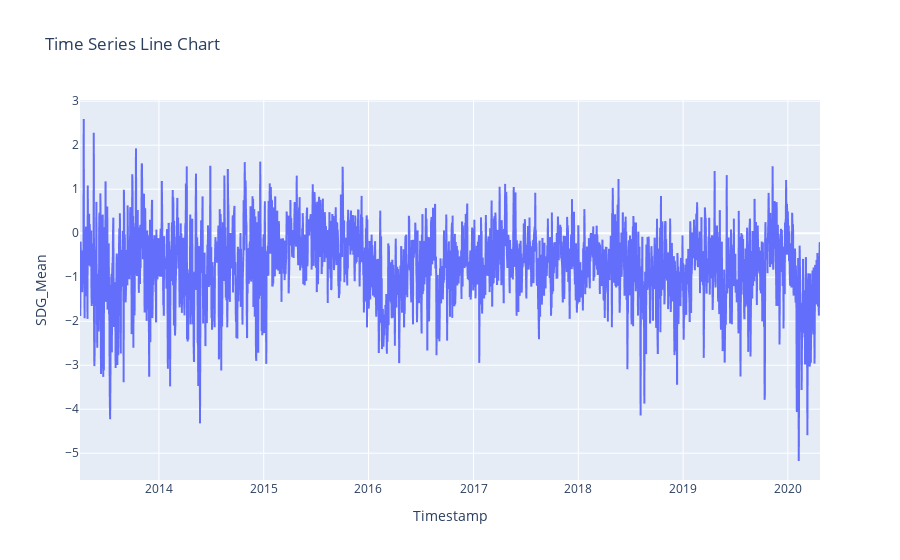

This figure's notebook cell:
### Code cell
lineC = px.line(df_AAPL, x="Timestamp", y="SDG_Mean", title='Time Series Line Chart')
lineC.show()

### Figure 1 — Plotly figure (JSON) as saved in the notebook; plotly's stock layout.template omitted (floating-point values rounded to 4 significant figures; data arrays with more than 128 entries replaced by an {"elided": "..."} marker saying what was removed)
{"data": [{"hovertemplate": "Timestamp=%{x}<br>SDG_Mean=%{y}<extra></extra>", "legendgroup": "", "line": {"color": "#636efa", "dash": "solid"}, "marker": {"symbol": "circle"}, "mode": "lines", "name": "", "showlegend": false, "type": "scattergl", "x": {"elided": "2579 str values"}, "xaxis": "x", "y": {"elided": "2579 float values"}, "yaxis": "y"}], "layout": {"legend": {"tracegroupgap": 0}, "title": {"text": "Time Series Line Chart"}, "xaxis": {"anchor": "y", "domain": [0, 1], "title": {"text": "Timestamp"}}, "yaxis": {"anchor": "x", "domain": [0, 1], "title": {"text": "SDG_Mean"}}}}
